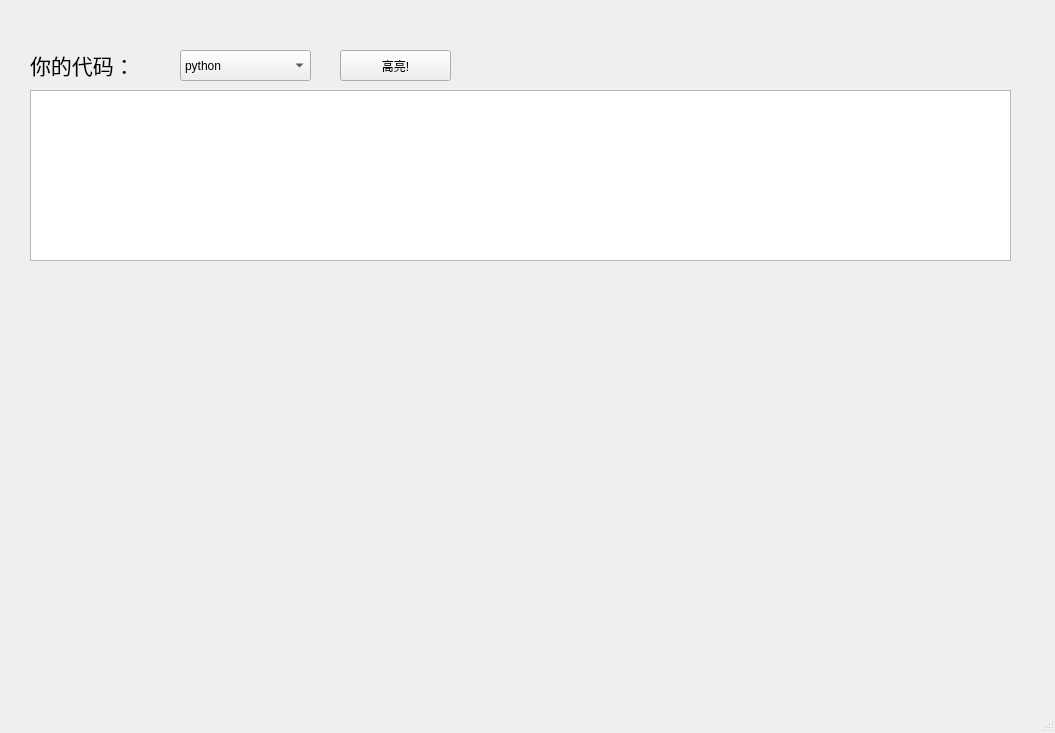
<?xml version="1.0" encoding="UTF-8"?>
<ui version="4.0">
 <class>Highlight_code</class>
 <widget class="QMainWindow" name="Highlight_code">
  <property name="geometry">
   <rect>
    <x>0</x>
    <y>0</y>
    <width>1055</width>
    <height>733</height>
   </rect>
  </property>
  <property name="windowTitle">
   <string>MainWindow</string>
  </property>
  <widget class="QWidget" name="centralwidget">
   <widget class="QLabel" name="label">
    <property name="geometry">
     <rect>
      <x>30</x>
      <y>30</y>
      <width>131</width>
      <height>71</height>
     </rect>
    </property>
    <property name="font">
     <font>
      <pointsize>14</pointsize>
     </font>
    </property>
    <property name="text">
     <string>&lt;html&gt;&lt;head/&gt;&lt;body&gt;&lt;p&gt;&lt;span style=&quot; font-size:16pt;&quot;&gt;你的代码：&lt;/span&gt;&lt;/p&gt;&lt;/body&gt;&lt;/html&gt;</string>
    </property>
   </widget>
   <widget class="QPlainTextEdit" name="plainTextEdit">
    <property name="geometry">
     <rect>
      <x>30</x>
      <y>90</y>
      <width>981</width>
      <height>171</height>
     </rect>
    </property>
   </widget>
   <widget class="QComboBox" name="comboBox">
    <property name="geometry">
     <rect>
      <x>180</x>
      <y>50</y>
      <width>131</width>
      <height>31</height>
     </rect>
    </property>
    <item>
     <property name="text">
      <string>python</string>
     </property>
    </item>
    <item>
     <property name="text">
      <string>java</string>
     </property>
    </item>
    <item>
     <property name="text">
      <string>c++</string>
     </property>
    </item>
    <item>
     <property name="text">
      <string>html</string>
     </property>
    </item>
   </widget>
   <widget class="QPushButton" name="pushButton">
    <property name="geometry">
     <rect>
      <x>340</x>
      <y>50</y>
      <width>111</width>
      <height>31</height>
     </rect>
    </property>
    <property name="text">
     <string>高亮!</string>
    </property>
   </widget>
   <widget class="QLabel" name="imageLabel">
    <property name="geometry">
     <rect>
      <x>40</x>
      <y>310</y>
      <width>961</width>
      <height>351</height>
     </rect>
    </property>
    <property name="text">
     <string/>
    </property>
   </widget>
  </widget>
  <widget class="QMenuBar" name="menubar">
   <property name="geometry">
    <rect>
     <x>0</x>
     <y>0</y>
     <width>1055</width>
     <height>26</height>
    </rect>
   </property>
  </widget>
  <widget class="QStatusBar" name="statusbar"/>
 </widget>
 <resources/>
 <connections>
  <connection>
   <sender>pushButton</sender>
   <signal>clicked()</signal>
   <receiver>Highlight_code</receiver>
   <slot>codeHighlight()</slot>
   <hints>
    <hint type="sourcelabel">
     <x>447</x>
     <y>91</y>
    </hint>
    <hint type="destinationlabel">
     <x>525</x>
     <y>84</y>
    </hint>
   </hints>
  </connection>
 </connections>
 <slots>
  <slot>codeHighlight()</slot>
 </slots>
</ui>
